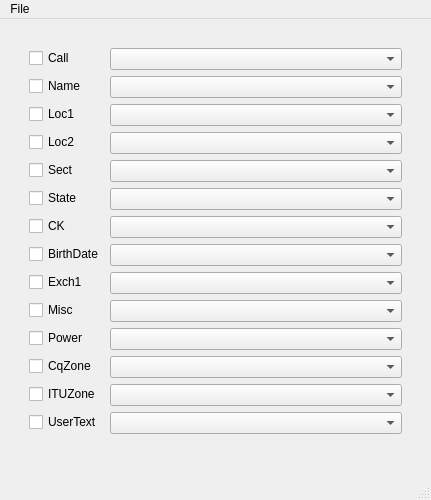
<?xml version="1.0" encoding="UTF-8"?>
<ui version="4.0">
 <class>MainWindow</class>
 <widget class="QMainWindow" name="MainWindow">
  <property name="geometry">
   <rect>
    <x>0</x>
    <y>0</y>
    <width>431</width>
    <height>500</height>
   </rect>
  </property>
  <property name="windowTitle">
   <string>adif2callhistory</string>
  </property>
  <widget class="QWidget" name="centralwidget">
   <layout class="QGridLayout" name="gridLayout_2">
    <item row="0" column="0">
     <layout class="QFormLayout" name="formLayout">
      <property name="leftMargin">
       <number>20</number>
      </property>
      <property name="topMargin">
       <number>20</number>
      </property>
      <property name="rightMargin">
       <number>20</number>
      </property>
      <property name="bottomMargin">
       <number>20</number>
      </property>
      <item row="0" column="0">
       <widget class="QCheckBox" name="call_checkBox">
        <property name="sizePolicy">
         <sizepolicy hsizetype="Minimum" vsizetype="Fixed">
          <horstretch>0</horstretch>
          <verstretch>0</verstretch>
         </sizepolicy>
        </property>
        <property name="minimumSize">
         <size>
          <width>0</width>
          <height>0</height>
         </size>
        </property>
        <property name="text">
         <string>Call</string>
        </property>
       </widget>
      </item>
      <item row="0" column="1">
       <widget class="QComboBox" name="call_comboBox"/>
      </item>
      <item row="1" column="0">
       <widget class="QCheckBox" name="name_checkBox">
        <property name="text">
         <string>Name</string>
        </property>
       </widget>
      </item>
      <item row="1" column="1">
       <widget class="QComboBox" name="name_comboBox"/>
      </item>
      <item row="2" column="0">
       <widget class="QCheckBox" name="loc1_checkBox">
        <property name="text">
         <string>Loc1</string>
        </property>
       </widget>
      </item>
      <item row="2" column="1">
       <widget class="QComboBox" name="loc1_comboBox"/>
      </item>
      <item row="3" column="0">
       <widget class="QCheckBox" name="loc2_checkBox">
        <property name="text">
         <string>Loc2</string>
        </property>
       </widget>
      </item>
      <item row="3" column="1">
       <widget class="QComboBox" name="loc2_comboBox"/>
      </item>
      <item row="4" column="0">
       <widget class="QCheckBox" name="sect_checkBox">
        <property name="text">
         <string>Sect</string>
        </property>
       </widget>
      </item>
      <item row="4" column="1">
       <widget class="QComboBox" name="sect_comboBox"/>
      </item>
      <item row="5" column="0">
       <widget class="QCheckBox" name="state_checkBox">
        <property name="text">
         <string>State</string>
        </property>
       </widget>
      </item>
      <item row="5" column="1">
       <widget class="QComboBox" name="state_comboBox"/>
      </item>
      <item row="6" column="0">
       <widget class="QCheckBox" name="ck_checkBox">
        <property name="text">
         <string>CK</string>
        </property>
       </widget>
      </item>
      <item row="6" column="1">
       <widget class="QComboBox" name="ck_comboBox"/>
      </item>
      <item row="7" column="0">
       <widget class="QCheckBox" name="birthdate_checkBox">
        <property name="text">
         <string>BirthDate</string>
        </property>
       </widget>
      </item>
      <item row="7" column="1">
       <widget class="QComboBox" name="birthdate_comboBox"/>
      </item>
      <item row="8" column="0">
       <widget class="QCheckBox" name="exch1_checkBox">
        <property name="text">
         <string>Exch1</string>
        </property>
       </widget>
      </item>
      <item row="8" column="1">
       <widget class="QComboBox" name="exch1_comboBox"/>
      </item>
      <item row="9" column="0">
       <widget class="QCheckBox" name="misc_checkBox">
        <property name="text">
         <string>Misc</string>
        </property>
       </widget>
      </item>
      <item row="9" column="1">
       <widget class="QComboBox" name="misc_comboBox"/>
      </item>
      <item row="10" column="0">
       <widget class="QCheckBox" name="power_checkBox">
        <property name="text">
         <string>Power</string>
        </property>
       </widget>
      </item>
      <item row="10" column="1">
       <widget class="QComboBox" name="power_comboBox"/>
      </item>
      <item row="11" column="0">
       <widget class="QCheckBox" name="cqzone_checkBox">
        <property name="text">
         <string>CqZone</string>
        </property>
       </widget>
      </item>
      <item row="11" column="1">
       <widget class="QComboBox" name="cqzone_comboBox"/>
      </item>
      <item row="12" column="0">
       <widget class="QCheckBox" name="ituzone_checkBox">
        <property name="text">
         <string>ITUZone</string>
        </property>
       </widget>
      </item>
      <item row="12" column="1">
       <widget class="QComboBox" name="ituzone_comboBox"/>
      </item>
      <item row="13" column="0">
       <widget class="QCheckBox" name="usertext_checkBox">
        <property name="text">
         <string>UserText</string>
        </property>
       </widget>
      </item>
      <item row="13" column="1">
       <widget class="QComboBox" name="usertext_comboBox"/>
      </item>
     </layout>
    </item>
   </layout>
  </widget>
  <widget class="QMenuBar" name="menubar">
   <property name="geometry">
    <rect>
     <x>0</x>
     <y>0</y>
     <width>431</width>
     <height>20</height>
    </rect>
   </property>
   <widget class="QMenu" name="menuFile">
    <property name="title">
     <string>File</string>
    </property>
    <addaction name="actionLoad_ADIF"/>
    <addaction name="actionSave_Call_History"/>
    <addaction name="separator"/>
    <addaction name="actionQuit"/>
   </widget>
   <addaction name="menuFile"/>
  </widget>
  <widget class="QStatusBar" name="statusbar"/>
  <action name="actionLoad_ADIF">
   <property name="text">
    <string>Load ADIF</string>
   </property>
  </action>
  <action name="actionSave_Call_History">
   <property name="text">
    <string>Save Call History</string>
   </property>
  </action>
  <action name="actionQuit">
   <property name="text">
    <string>Quit</string>
   </property>
  </action>
 </widget>
 <resources/>
 <connections/>
</ui>
